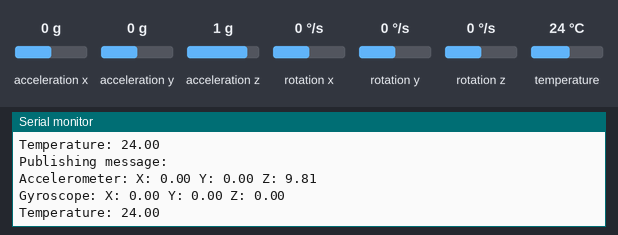
Bench run of a sketch on a simulated ESP32. Shown: the last lines printed to the serial monitor. Inputs (shaded band) come from the test bench; at power-on: acceleration x 0 g, acceleration y 0 g, acceleration z 1 g, rotation x 0 °/s, rotation y 0 °/s, rotation z 0 °/s, temperature 24 °C. WiFi joins after 1.5 s; servers stay silent unless stated; network time is answered at once with the bench clock; the local clock reads 2024-03-15 10:24:30 at power-on unless the sketch sets it; no MQTT or app messages arrive unless stated.

Above: at 2.7 s.
2.8 s: acceleration x set to -1.4 g
At 4.1 s:
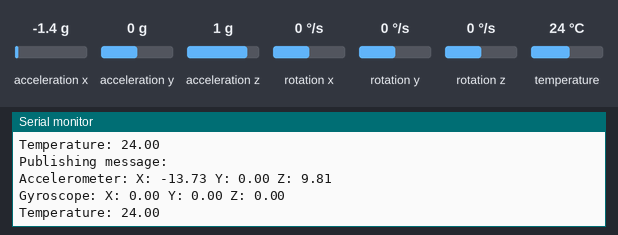
4.3 s: acceleration y set to -1.4 g
At 5.4 s:
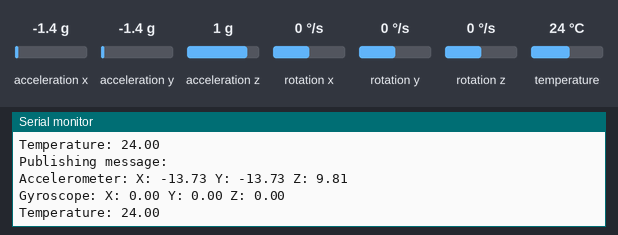
5.8 s: acceleration z set to -1.4 g
At 7.1 s:
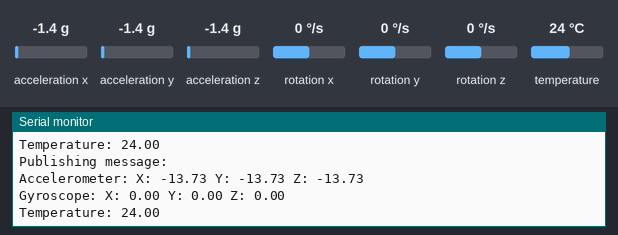
7.3 s: rotation x set to -192 °/s
At 8.4 s:
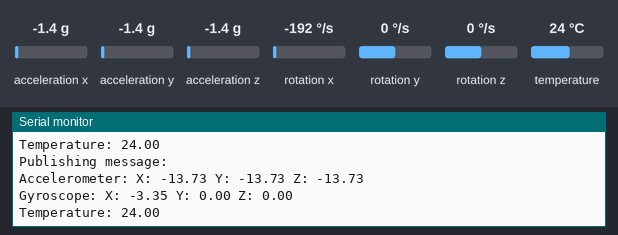
8.8 s: rotation y set to -192 °/s
At 10.5 s:
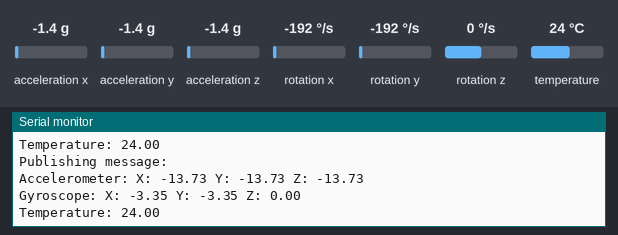

Measured:
- after the input at 2.8 s, the serial monitor: prints a new line after 0.80 s (image 1)
- after the input at 4.3 s, the serial monitor: prints a new line after 0.31 s (image 2)
- after the input at 5.8 s, the serial monitor: prints a new line after 0.82 s (image 3)
- after the input at 7.3 s, the serial monitor: prints a new line after 0.33 s (image 4)
- after the input at 8.8 s, the serial monitor: prints a new line after 0.85 s (image 5)

The sketch:

sketch_jun20a.ino
```cpp
#include <stdio.h>
#include <stdlib.h>
#include <time.h>
#include <Wire.h>
#include <Adafruit_MPU6050.h>
#include <Adafruit_Sensor.h>
#include <WiFi.h>
#include <PubSubClient.h>
#include <WiFiUdp.h>
#include <NTPClient.h>

// WiFi credentials
const char* ssid = "Moto G (5) Plus 1940";
const char* password = "anmol&me";

// MQTT broker address
const char* mqtt_server = "192.168.43.98";

// Objects for WiFi, MQTT, and MPU6050 sensor
WiFiClient espClient;
PubSubClient client(espClient);
Adafruit_MPU6050 mpu;
WiFiUDP ntpUDP;
NTPClient timeClient(ntpUDP, "pool.ntp.org", 0, 60000); // Update every minute

void setup() {
  // Initialize serial communication
  Serial.begin(115200);

  // Connect to WiFi
  WiFi.begin(ssid, password);
  while (WiFi.status() != WL_CONNECTED) {
    delay(500);
    Serial.print(".");
  }
  Serial.println("WiFi connected successfully");

  // Setup MQTT server
  client.setServer(mqtt_server, 1883);

  // Initialize MPU6050 sensor
  if (!mpu.begin()) {
    Serial.println("Failed to initialize MPU6050!");
    while (1){
      delay(10);
    }
  }

  // Configure sensor ranges
  mpu.setAccelerometerRange(MPU6050_RANGE_8_G);
  mpu.setGyroRange(MPU6050_RANGE_500_DEG);
  mpu.setFilterBandwidth(MPU6050_BAND_21_HZ);

  // Initialize NTP client
  timeClient.begin();

  // Print current date and time
  printCurrentDateTime();
}

void reconnect() {
  // Reconnect to MQTT broker if disconnected
  while (!client.connected()) {
    Serial.println("Reconnecting....");
    if (client.connect("ESP32Client")) {
      Serial.println("Connected to MQTT broker");
    } else {
      delay(5000);
    }
  }
}

void loop() {
  // Ensure MQTT client is connected
  if (!client.connected()) {
    reconnect();
  }
  client.loop();

  // Get sensor events
  sensors_event_t a, g, temp;
  mpu.getEvent(&a, &g, &temp);

  String payload = "Accelerometer: X: " + String(a.acceleration.x) + " Y: " + String(a.acceleration.y) + " Z: " + String(a.acceleration.z);
  payload += "\nGyroscope: X: " + String(g.gyro.x) + " Y: " + String(g.gyro.y) + " Z: " + String(g.gyro.z);
  payload += "\nTemperature: " + String(temp.temperature);

  Serial.println("Publishing message: ");
  Serial.println(payload);

  // Publish payload to MQTT topic
  client.publish("data/sensor2", (char*) payload.c_str());

  // Delay for 1 second
  delay(1000);
}

void printCurrentDateTime() {
  // Update NTP client
  timeClient.update();

  // Get current time
  unsigned long epochTime = timeClient.getEpochTime();
  time_t rawTime = (time_t) epochTime;
  struct tm *local = localtime(&rawTime);

  // Extract time components
  int hours = local->tm_hour;
  int minutes = local->tm_min;
  int seconds = local->tm_sec;

  // Extract date components
  int day = local->tm_mday;
  int month = local->tm_mon + 1;
  int year = local->tm_year + 1900;

  // Print local time
  if (hours < 12) {
    Serial.printf("Time is %02d:%02d:%02d am\n", hours, minutes, seconds);
  } else {
    Serial.printf("Time is %02d:%02d:%02d pm\n", hours - 12, minutes, seconds);
  }

  // Print the current date
  Serial.printf("Date is: %02d/%02d/%d\n", day, month, year);
}
```
